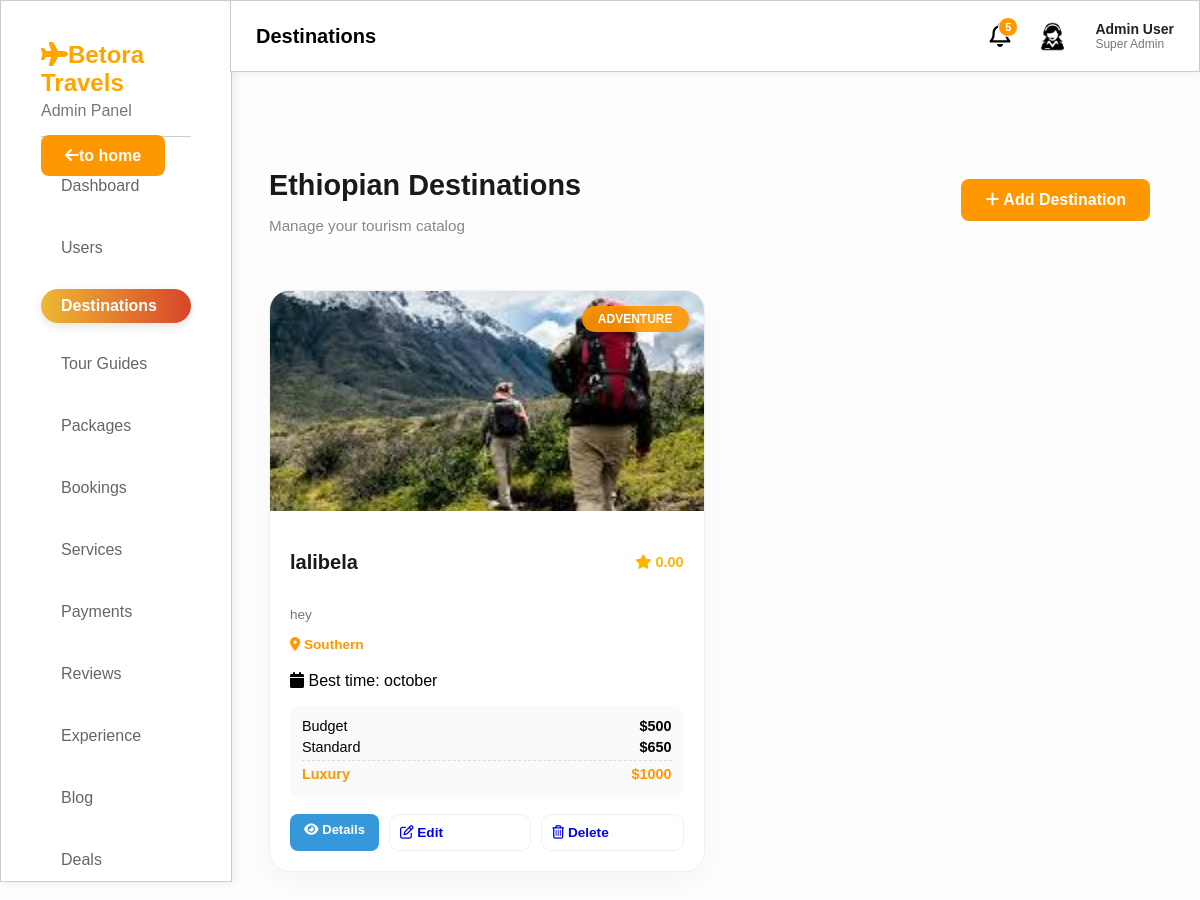
The app's page /admin/destinations.php, older data.
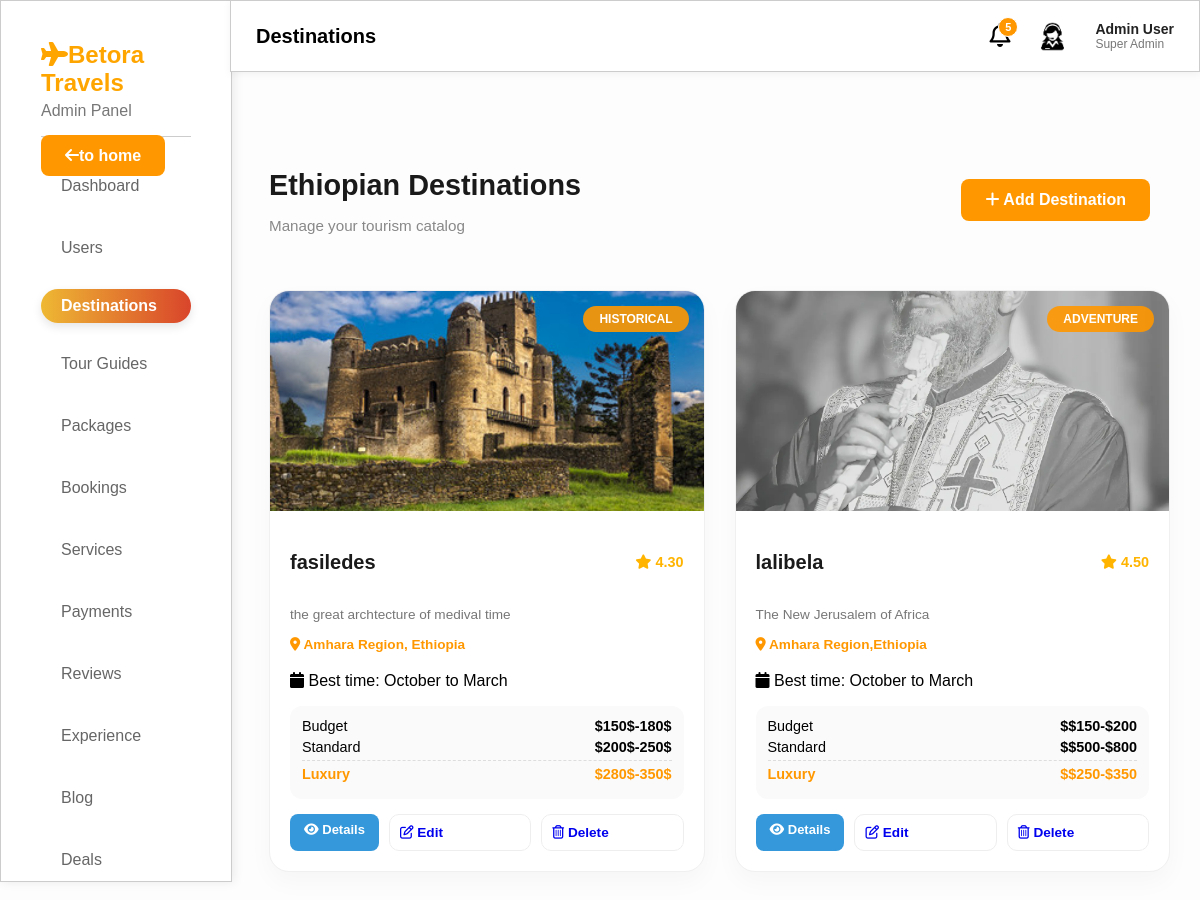
The same page, newer data.
### tables this page shows
CREATE TABLE `destinations` (
  `id` int(11) NOT NULL,
  `name` varchar(100) DEFAULT NULL,
  `tagline` varchar(255) DEFAULT NULL,
  `region` varchar(100) DEFAULT NULL,
  `type` enum('adventure','cultural','religious','historical','nature') DEFAULT NULL,
  `description` text DEFAULT NULL,
  `highlights` text DEFAULT NULL,
  `best_time` varchar(100) DEFAULT NULL,
  `dry_season` varchar(255) DEFAULT NULL,
  `rainy_season` varchar(255) DEFAULT NULL,
  `spring_weather` varchar(100) DEFAULT NULL,
  `summer_weather` varchar(100) DEFAULT NULL,
  `autumn_weather` varchar(100) DEFAULT NULL,
  `winter_weather` varchar(100) DEFAULT NULL,
  `average_cost` decimal(10,2) DEFAULT NULL,
  `budget_cost` varchar(50) DEFAULT NULL,
  `standard_cost` varchar(50) DEFAULT NULL,
  `luxury_cost` varchar(50) DEFAULT NULL,
  `accommodation` varchar(255) DEFAULT NULL,
  `rating` decimal(3,2) DEFAULT 0.00,
  `reviews` int(11) DEFAULT 0,
  `distance_info` varchar(255) DEFAULT NULL,
  `map_location` text DEFAULT NULL,
  `video_url` varchar(255) DEFAULT NULL,
  `image` varchar(255) DEFAULT NULL,
  `image2` varchar(255) DEFAULT NULL,
  `image3` varchar(255) DEFAULT NULL,
  `image4` varchar(255) DEFAULT NULL
);

### admin/destinations.php (the view, shortened to what this page needs)
<?php
$conn = new mysqli("localhost", "root", "", "travel_db");
$pageTitle = "Destinations";
$query = "SELECT * FROM destinations ORDER BY id DESC";
$result = $conn->query($query);
?>
<!DOCTYPE html>
<html lang="en">
<head>
    <link rel="stylesheet" href="https://cdnjs.cloudflare.com/ajax/libs/font-awesome/6.5.0/css/all.min.css">
    <link rel="stylesheet" href="modal.css">
    <?php include "layout.php"; ?>
</head>
<body>
<div class="dest-container">
    <div class="dest-header">
        <div>
            <h1>Ethiopian Destinations</h1>
            <p>Manage your tourism catalog</p>
        </div>
        <a href="add_destination.php" class="btn-primary">
            <i class="fa-solid fa-plus"></i> Add Destination
        </a>
    </div>
    <div class="dest-grid">
        <?php while($row = $result->fetch_assoc()): ?>
        <div class="dest-card">
            <div class="card-img-area">
                <img src="../uploads/<?php echo htmlspecialchars($row['image']); ?>" alt="">
                <span class="type-badge"><?php echo ucfirst($row['type']); ?></span>
            </div>
            <div class="card-body">
                <div class="title-row">
                    <h3><?php echo htmlspecialchars($row['name']); ?></h3>
                    <span class="rating-pill">
                        <i class="fa-solid fa-star"></i>
                        <?php echo $row['rating']; ?>
                    </span>
                </div>
                <p class="tagline-text"><?php echo htmlspecialchars($row['tagline']); ?></p>
                <p class="loc-text">
                    <i class="fa-solid fa-location-dot"></i>
                    <?php echo htmlspecialchars($row['region']); ?>
                </p>
                <p class="best-time">
                    <i class="fa-solid fa-calendar"></i>
                    Best time: <?php echo htmlspecialchars($row['best_time']); ?>
                </p>
                <div class="price-box">
                    <div class="price-item">
                        <span>Budget</span>
                        <strong>$<?php echo $row['budget_cost']; ?></strong>
                    </div>
                    <div class="price-item">
                        <span>Standard</span>
                        <strong>$<?php echo $row['standard_cost']; ?></strong>
                    </div>
                    <div class="price-item luxury">
                        <span>Luxury</span>
                        <strong>$<?php echo $row['luxury_cost']; ?></strong>
                    </div>
                </div>
                <div class="card-footer">
                    <a href="view_destination.php?id=<?php echo $row['id']; ?>" class="btn-view-small">
                        <i class="fa-solid fa-eye"></i> Details
                    </a>
                    <a href="edit_destination.php?id=<?php echo $row['id']; ?>" class="btn-edit-small">
                        <i class="fa-regular fa-pen-to-square"></i> Edit
                    </a>
                    <a href="delete_destination.php?id=<?php echo $row['id']; ?>"
                       class="btn-delete-small"
                       onclick="return confirm('Delete this destination?');">
                        <i class="fa-regular fa-trash-can"></i> Delete
                    </a>
                </div>
            </div>
        </div>
        <?php endwhile; ?>
    </div>
</div>
</body>
</html>

### admin/layout.php (shortened to what this page needs)
<?php
$current_page = basename($_SERVER['PHP_SELF']);
?>
<!DOCTYPE html>
<html lang="en">
<head>
    <link rel="stylesheet" href="style.css">
    <link rel="stylesheet" href="https://cdnjs.cloudflare.com/ajax/libs/font-awesome/6.5.0/css/all.min.css">
</head>
<body>
    <div class="sidebar">
    <div class="logo">
        <h2><i class="fa fa-plane"></i>Betora Travels</h2>
        <p>Admin Panel</p>
    </div>
    <ul class="sidebar-menu">
    <a href="../index.php" class="btn-primary">
            <i class="fa-solid fa-arrow-left"></i>to home
        </a>
    <li class="<?php echo ($current_page == 'dashboard.php') ? 'active' : ''; ?>">
        <a href="dashboard.php">Dashboard</a>
    </li>
    <li class="<?php echo ($current_page == 'users.php') ? 'active' : ''; ?>">
        <a href="users.php">Users</a>
    </li>
    <li class="<?php echo ($current_page == 'destinations.php') ? 'active' : ''; ?>">
        <a href="destinations.php">Destinations</a>
    </li>
    <li class="<?php echo ($current_page == 'guides.php') ? 'active' : ''; ?>">
        <a href="guides.php">Tour Guides</a>
    </li>
    <li class="<?php echo ($current_page == 'packages.php') ? 'active' : ''; ?>">
        <a href="packages.php">Packages</a>
    </li>
    <li class="<?php echo ($current_page == 'bookings.php') ? 'active' : ''; ?>">
        <a href="bookings.php">Bookings</a>
    </li>
     <li class="<?php echo ($current_page == 'services.php') ? 'active' : ''; ?>">
        <a href="services.php">Services</a>
    </li>
     <li class="<?php echo ($current_page == 'payments.php') ? 'active' : ''; ?>">
        <a href="payments.php">Payments</a>
    </li>
     <li class="<?php echo ($current_page == 'reviews.php') ? 'active' : ''; ?>">
        <a href="reviews.php">Reviews</a>
    </li>
     <li class="<?php echo ($current_page == 'experience.php') ? 'active' : ''; ?>">
        <a href="experience.php">Experience</a>
    </li>
    <li class="<?php echo ($current_page == 'blog.php') ? 'active' : ''; ?>">
    <a href="blog.php">Blog</a>
    </li>
    <li class="<?php echo ($current_page == 'deals.php') ? 'active' : ''; ?>">
    <a href="admin_deals.php">Deals</a>
    </li>
</ul>
</div>
<div class="topbar">
    <h1><?php echo $pageTitle; ?></h1>
     <div class="admin-info">
             <div class="notification-container">
    <i class="fa-regular fa-bell"></i>
    <span class="badge">5</span>
</div>
        <img src="admin\admin.jpg" alt="Admin">
        <div class="admin-text">
            <span class="admin-name">Admin User</span>
            <span class="admin-role">Super Admin</span>
        </div>
    </div>
</div>
</body>

### admin/modal.css (style rules this page uses)
.dest-container { padding: 30px; background: #fdfdfd; }
.dest-header { display: flex; justify-content: space-between; align-items: center; margin-bottom: 40px; margin-top: 120px; margin-left: 239px; margin-right: 20px; }
.btn-primary { text-decoration: none; }
.dest-header h1 { font-size: 1.8rem; color: #1a1a1a; margin-bottom: 5px; }
.dest-header p { color: #888; font-size: 0.95rem; }
.dest-grid { margin-left: 239px; display: grid; grid-template-columns: repeat(auto-fill, minmax(320px, 1fr)); gap: 30px; }
.dest-card { background: #fff; border-radius: 20px; overflow: hidden; box-shadow: 0 10px 25px rgba(0,0,0,0.03); transition: transform 0.3s ease, box-shadow 0.3s ease; border: 1px solid #f0f0f0; }
.card-img-area { position: relative; height: 220px; }
.card-img-area img { width: 100%; height: 220px; object-fit: cover; object-fit: cover; border-radius: 12px 12px 0 0; display: block; }
.type-badge { position: absolute; top: 15px; right: 15px; background: rgba(255, 152, 0, 0.9); color: white; padding: 6px 16px; border-radius: 50px; font-size: 0.75rem; font-weight: 700; text-transform: uppercase; backdrop-filter: blur(4px); }
.card-body { padding: 20px; }
.title-row { display: flex; justify-content: space-between; align-items: center; margin-bottom: 8px; }
.title-row h3 { font-size: 1.25rem; color: #1a1a1a; }
.rating-pill { color: #ffb400; font-weight: 800; font-size: 0.9rem; }
.tagline-text { color: #777; font-size: 0.85rem; margin-bottom: 15px; }
.loc-text { color: #ff9800; font-size: 0.85rem; font-weight: 600; margin-bottom: 20px; }
.price-box { background: #fafafa; padding: 12px; border-radius: 12px; margin-bottom: 15px; }
.price-item { display: flex; justify-content: space-between; margin-bottom: 5px; font-size: 0.9rem; }
.price-item.luxury { color: #ff9800; font-weight: 700; margin-top: 5px; border-top: 1px dashed #ddd; padding-top: 5px; }
.btn-view-small { background:#3498db; color:white; padding:8px 14px; border-radius:8px; text-decoration:none; font-size:13px; font-weight:600; transition:0.3s; }
.card-footer { display: flex; gap: 10px; margin-top: 15px; }
.btn-edit-small, .btn-delete-small { text-decoration: none; flex: 1; padding: 10px; border-radius: 10px; border: 1px solid #eee; background: #fff; cursor: pointer; font-weight: 600; font-size: 0.85rem; transition: all 0.2s; }
.btn-primary { background: #ff9800; color: #fff; border: none; padding: 12px 24px; border-radius: 8px; font-weight: 600; cursor: pointer; transition: 0.3s; }

### admin/style.css (style rules this page uses)
body { margin:0; font-family:Arial; background:#f5f5f5; }
.sidebar { border: 0.5px solid #ccc; position: fixed; top: 0; left: 0; width: 150px; height: 100vh; background: white; padding: 40px; box-shadow: 2px 0 10px rgba(0,0,0,0.08); overflow-y: auto; }
.logo h2 { color:orange; margin:0; }
.logo p { color:#777; margin-top:5px; }
.sidebar ul { list-style:none; padding:0; margin-top:10px; margin-bottom: 10px; }
.sidebar ul li { margin-bottom:20px; }
.sidebar-menu li a { display: block; padding: 12px 20px; color: #666; text-decoration: none; transition: all 0.3s ease; }
.sidebar-menu li.active a { padding: 8px 20px; border-radius: 30px; background: linear-gradient(90deg, #eeb833 0%, #d9452b 100%); color: white; font-weight: 600; cursor: pointer; box-shadow: 0 4px 10px rgba(0,0,0,0.1); }
.topbar { border: 0.5px solid #ccc; position:fixed; top:0; left:230px; right:0; height:70px; background:white; display:flex; justify-content:space-between; align-items:center; padding:0 25px; box-shadow:0 2px 8px rgba(0,0,0,0.05); }
.notification-container { position: relative; display: inline-block; font-size: 24px; color: #000; cursor: pointer; }
.badge { position: absolute; top: -5px; right: -8px; background-color: #ff9800; color: white; font-size: 11px; font-weight: bold; font-family: Arial, sans-serif; height: 18px; width: 18px; border-radius: 50%; display: flex; align-items: center; justify-content: center; border: 1.5px solid white; }
img { width: 60px; height: 60px; border-radius: 50%; }
.admin-info { right: 100px; display:flex; align-items:center; gap:20px; }
.admin-info img { width:45px; height:45px; border-radius:50%; object-fit:cover; }
h1 { font-size: 20px; }
.admin-text { display:flex; flex-direction:column; }
.admin-name { font-size:14px; font-weight:bold; color:#222; }
.admin-role { font-size:12px; color:#777; }

Row changes from the older to the newer data that the page shows:
added destinations: image (picture), type "HISTORICAL", name "fasiledes", rating "4.30", tagline "the great archtecture of medival time", region "Amhara Region, Ethiopia", best_time "October to March", budget_cost "150$-180$", standard_cost "200$-250$", luxury_cost "280$-350$"
changed destinations "lalibela": image: a different picture; rating "0.00" → "4.50"; tagline "hey" → "The New Jerusalem of Africa"; region "Southern" → "Amhara Region,Ethiopia"; best_time "october" → "October to March"; budget_cost "500" → "$150-$200"; standard_cost "650" → "$500-$800"; luxury_cost "1000" → "$250-$350"
